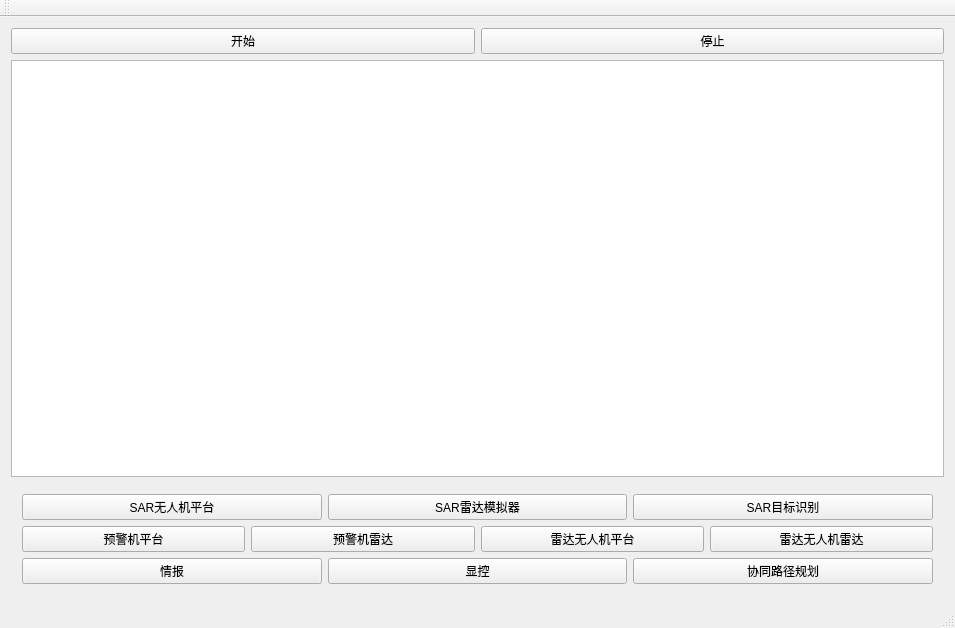
<?xml version="1.0" encoding="UTF-8"?>
<ui version="4.0">
 <class>MainWindow</class>
 <widget class="QMainWindow" name="MainWindow">
  <property name="geometry">
   <rect>
    <x>0</x>
    <y>0</y>
    <width>955</width>
    <height>628</height>
   </rect>
  </property>
  <property name="windowTitle">
   <string>数据中心</string>
  </property>
  <widget class="QWidget" name="centralWidget">
   <layout class="QGridLayout" name="gridLayout_2">
    <item row="0" column="0">
     <layout class="QVBoxLayout" name="verticalLayout_2">
      <item>
       <layout class="QHBoxLayout" name="horizontalLayout">
        <item>
         <widget class="QPushButton" name="startBtn">
          <property name="text">
           <string>开始</string>
          </property>
         </widget>
        </item>
        <item>
         <widget class="QPushButton" name="stopBtn">
          <property name="text">
           <string>停止</string>
          </property>
         </widget>
        </item>
       </layout>
      </item>
      <item>
       <widget class="QTextEdit" name="textEdit"/>
      </item>
      <item>
       <widget class="QWidget" name="widget" native="true">
        <layout class="QGridLayout" name="gridLayout">
         <item row="1" column="1">
          <layout class="QHBoxLayout" name="horizontalLayout_2">
           <item>
            <widget class="QPushButton" name="SARUAVposTestBtn">
             <property name="text">
              <string>SAR无人机平台</string>
             </property>
            </widget>
           </item>
           <item>
            <widget class="QPushButton" name="SARSimulatorTestBtn">
             <property name="text">
              <string>SAR雷达模拟器</string>
             </property>
            </widget>
           </item>
           <item>
            <widget class="QPushButton" name="SARRecTestBtn">
             <property name="text">
              <string>SAR目标识别</string>
             </property>
            </widget>
           </item>
          </layout>
         </item>
         <item row="2" column="1">
          <layout class="QHBoxLayout" name="horizontalLayout_3">
           <item>
            <widget class="QPushButton" name="SentryTestBtn">
             <property name="text">
              <string>预警机平台</string>
             </property>
            </widget>
           </item>
           <item>
            <widget class="QPushButton" name="SentryRadarTestBtn">
             <property name="text">
              <string>预警机雷达</string>
             </property>
            </widget>
           </item>
           <item>
            <widget class="QPushButton" name="UAVposTestBtn">
             <property name="text">
              <string>雷达无人机平台</string>
             </property>
            </widget>
           </item>
           <item>
            <widget class="QPushButton" name="UAVRadarTestBtn">
             <property name="text">
              <string>雷达无人机雷达</string>
             </property>
            </widget>
           </item>
          </layout>
         </item>
         <item row="3" column="1">
          <layout class="QHBoxLayout" name="horizontalLayout_4">
           <item>
            <widget class="QPushButton" name="InformationTestBtn">
             <property name="text">
              <string>情报</string>
             </property>
            </widget>
           </item>
           <item>
            <widget class="QPushButton" name="OWSTestBtn">
             <property name="text">
              <string>显控</string>
             </property>
            </widget>
           </item>
           <item>
            <widget class="QPushButton" name="RoutePlanTestBtn">
             <property name="text">
              <string>协同路径规划</string>
             </property>
            </widget>
           </item>
          </layout>
         </item>
        </layout>
       </widget>
      </item>
     </layout>
    </item>
   </layout>
  </widget>
  <widget class="QMenuBar" name="menuBar">
   <property name="geometry">
    <rect>
     <x>0</x>
     <y>0</y>
     <width>955</width>
     <height>28</height>
    </rect>
   </property>
  </widget>
  <widget class="QToolBar" name="mainToolBar">
   <attribute name="toolBarArea">
    <enum>TopToolBarArea</enum>
   </attribute>
   <attribute name="toolBarBreak">
    <bool>false</bool>
   </attribute>
  </widget>
  <widget class="QStatusBar" name="statusBar"/>
 </widget>
 <layoutdefault spacing="6" margin="11"/>
 <resources/>
 <connections/>
</ui>
